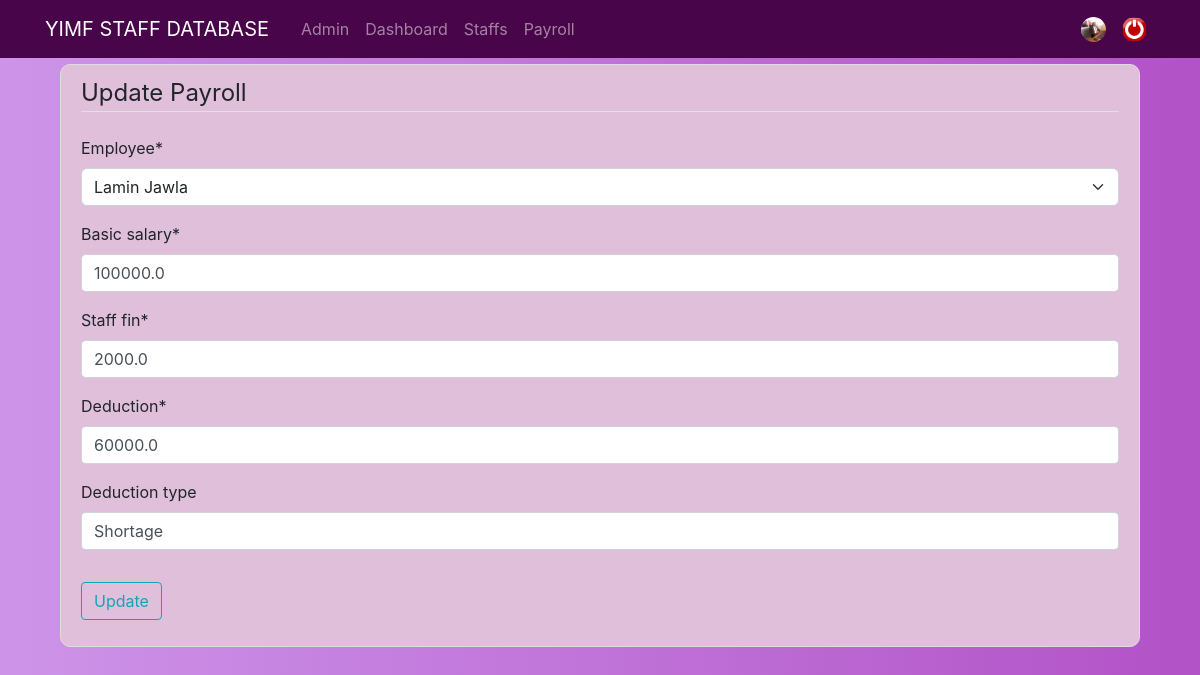
The app's page /payroll/1/update (signed in) with its own data.
### account/models.py (models this page shows, shortened)
class Profile(models.Model):
    user = models.OneToOneField(User, on_delete=models.CASCADE)
    image = models.ImageField(default='profile_pics/default.png', upload_to='profile_pics')

### payroll/models.py (models this page shows, shortened)
class Payroll(models.Model):
    employee = models.ForeignKey(Employee, on_delete=models.CASCADE)
    basic_salary = models.FloatField(default=0.0, validators=[MinValueValidator(0)])
    medical_allowance = models.FloatField(default=0.0)
    transport_allowance = models.FloatField(default=0.0)
    responsibility_allowance = models.FloatField(default=0.0)
    housing_allowance = models.FloatField(default=0.0)
    gross_pay = models.FloatField(default=0.0)
    income_tax = models.FloatField(default=0.0)
    sshfc = models.FloatField(default=0.0)
    individual_sshfc =  models.FloatField(default=0.0)
    deduction = models.FloatField(default=0.0, validators=[MinValueValidator(0)])
    staff_fin = models.FloatField(default=0.0, validators=[MinValueValidator(0)])
    icf = models.FloatField(default=15)
    net_pay = models.FloatField(default=0.0)
    deduction_type = models.CharField(max_length=50, blank=True, null=True)
    date = models.DateTimeField(null=False, default=timezone.now)
    staff_id = models.CharField(max_length=50, null=True, blank=True)

### payroll/views.py (the view, shortened to what this page needs)
# urls.py: path("<int:pk>/update", UpdatePayrollView.as_view(), name="update_payroll"),
class UpdatePayrollView(LoginRequiredMixin, UpdateView):
    model = Payroll
    fields = ['employee', 'basic_salary', 'staff_fin', 'deduction', 'deduction_type']
    def get_context_data(self, *args, **kwargs):
        context = super(UpdatePayrollView, self).get_context_data(*args, **kwargs)
        context['button'] = 'Update'
        context['legend'] = 'Update Payroll'
        return context

### staff/models.py (called while the page is built)
    def __str__(self) -> str:
        return self.employee_name

### payroll/templates/payroll/payroll_form.html (shortened to what this page needs)
{% extends "staff/layout.html" %}
{% load crispy_forms_tags %}
{% block content %}
    <div class="content-section">
        <form method="POST">
            <fieldset class="form-group">
                <legend class="border-bottom mb-4">{{legend}}</legend>
                {{ form|crispy }}
            </fieldset>
            <div class="form-group">
                <button class="btn btn-outline-info" type="submit">{{button}}</button>
            </div>
        </form>
    </div>
{% endblock content %}

### staff/templates/staff/layout.html (shortened to what this page needs)
{% load static %}
<!DOCTYPE html>
<html lang="en">
<head>
    <link href="https://cdn.jsdelivr.net/npm/bootstrap@5.2.3/dist/css/bootstrap.min.css" rel="stylesheet">
    <link rel="stylesheet" href="https://maxcdn.bootstrapcdn.com/bootstrap/4.0.0/css/bootstrap.min.css">
    <link rel="stylesheet" href="{% static 'staff/css/styles.css' %}">
    <link rel="stylesheet" href="{% static 'staff/css/profile_css.css' %}">
    <link rel="stylesheet" href="{% static 'staff/css/bootstrap.min.css' %}">
    <link href="//maxcdn.bootstrapcdn.com/bootstrap/4.1.1/css/bootstrap.min.css" rel="stylesheet" id="bootstrap-css">
    <link href="https://cdnjs.cloudflare.com/ajax/libs/font-awesome/6.4.0/css/all.min.css" rel="stylesheet">
</head>
<body style="background-color: #b989ad;">
{% if user.is_authenticated %}
    <header class="site-header col-md-12">
        <nav class="navbar navbar-expand-md navbar-dark bg-steel fixed-top">
            <div class="container">
                <a style="color: white;" class="navbar-brand mr-4">YIMF STAFF DATABASE</a>
                <div class="collapse navbar-collapse" id="navbarToggle">
                    <div class="navbar-nav mr-auto">
                        <a class="nav-item nav-link" href="{% url 'admin:index' %}">Admin</a>
                        <a class="nav-item nav-link" href="{% url 'dashboard' %}">Dashboard</a>
                        <a class="nav-item nav-link" href="{% url 'staffs' %}">Staffs</a>
                        <a class="nav-item nav-link" href="{% url 'payrolls' %}">Payroll</a>
                    </div>
                    {% if user.is_authenticated %}
                    <div class="navbar-nav ms-auto">
                      <a class="nav-item nav-link" href="{% url 'profile' %}"><img src="{{ user.profile.image.url }}" alt="Me" width='25' height='25' class="rounded-circle"></a>
                      <a class="nav-item nav-link" href="{% url 'logout' %}"><img src="{% static 'staff/images/logout.png' %}" width='25' height='25' class="rounded-circle"></a>
                    </div>
                    {% endif %}
                </div>
            </div>
        </nav>
    </header>
{% endif %}
<div class="flex-wrapper">
    <div class="container">
        <main role="main" class="container">
            <div class="row">
              <div class="col-md-12">
                {% block content %}{% endblock %}
              </div>
            </div>
        </main>
    </div>
</div>
</body>
</html>

### staff/static/staff/css/styles.css (style rules this page uses)
body { padding-top: 63px; background: #b989ad; color: #333333; font-family: 'Poppins'; align-items: center; justify-content: center; }
.bg-steel { background-color:#490549 }
.site-header .navbar-nav .nav-link { color: #cbd5db; }
.content-section { background: #e0bfdb; padding: 10px 20px; border: 1px solid #dddddd; border-radius: 10px; margin-bottom: 10px; }
a { color: #fff; text-decoration: none; }
.flex-wrapper { display: flex; min-height: 100vh; flex-direction: column; justify-content: space-between; }

### staff/static/staff/css/profile_css.css (style rules this page uses)
body { background: -webkit-linear-gradient(left, #cd94e9, #b252c7); }

### records on screen
Payroll: employee "Lamin Jawla", basic_salary "100000.0", staff_fin "2000.0", deduction "60000.0", deduction_type "Shortage"

### other values on screen
{{ legend }} "Update Payroll"
{{ button }} "Update"
